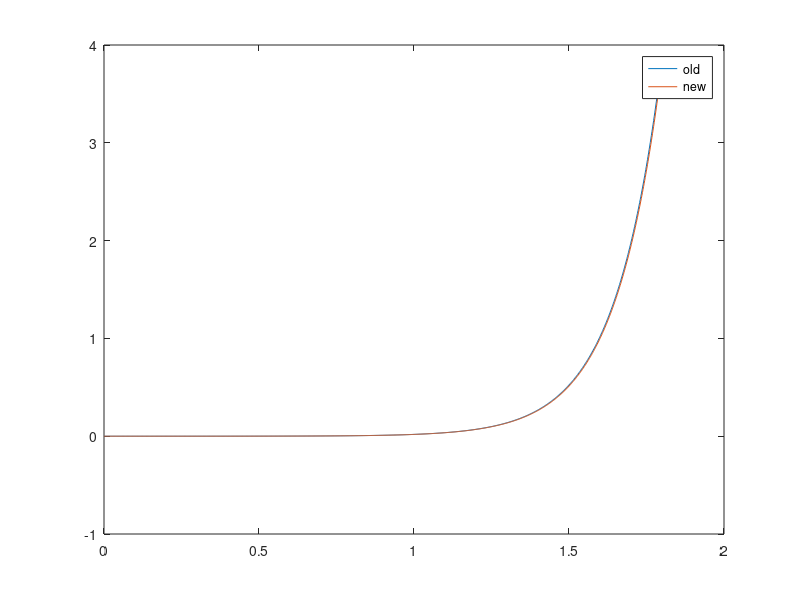

Reproduce this figure in MATLAB. (Note: this script raises an error after producing the figure.)
function sandboxDGFPassive

global xmin;
global FmaxStrain;

xmin = 0.2;
FmaxStrain = 0.6;

x = linspace(0, 1.8, 1000);

y = passive(x);
plot(x, y);
hold on;
y_new = passive_new(x);
plot(x, y_new);
fprintf('max error: %f\n', max(abs(y_new - y)));

legend('old', 'new');

fprintf('f(xmin): %f\n', passive(xmin));
fprintf('f(1): %f\n', passive(1.0));
fprintf('f(1 + FmaxStrain): %f\n', passive(1 + FmaxStrain));
fprintf('\n');
fprintf('fn(xmin): %f\n', passive_new(xmin));
fprintf('fn(1): %f\n', passive_new(1.0));
fprintf('fn(1 + FmaxStrain): %f\n', passive_new(1 + FmaxStrain));

syms k c x xm;
y = (exp(k*(x - 1)/c) - exp(k*(xm - 1)/c)) / (exp(k) - exp(k*(xm - 1)/c))
yint = simplify(int(y))
simplify(diff(yint, x))

end

function y = passive(x)

global xmin;
global FmaxStrain;

kPE = 4;
e0 = FmaxStrain;

numer_offset = exp(kPE * (xmin - 1.0) / e0);
% numer_offset = 1;

denom = exp(kPE) - 1.0;
y = (exp(kPE * (x - 1.0) / e0) - numer_offset) / denom;


end

function y = passive_new(x)

global xmin;
global FmaxStrain;

kPE = 4;
e0 = FmaxStrain;

offset = exp(kPE * (xmin - 1.0) / e0);

denom = exp(kPE) - offset;
y = (exp(kPE * (x - 1.0) / e0) - offset) / denom;


end